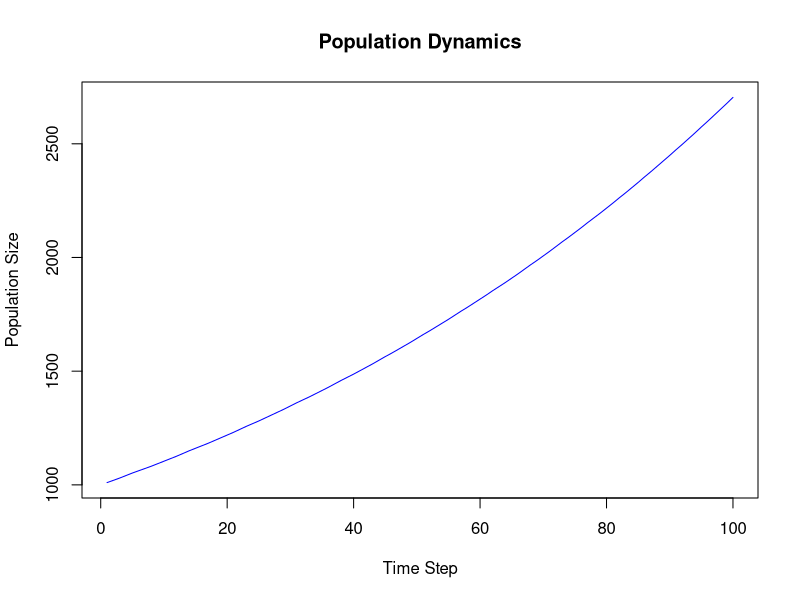
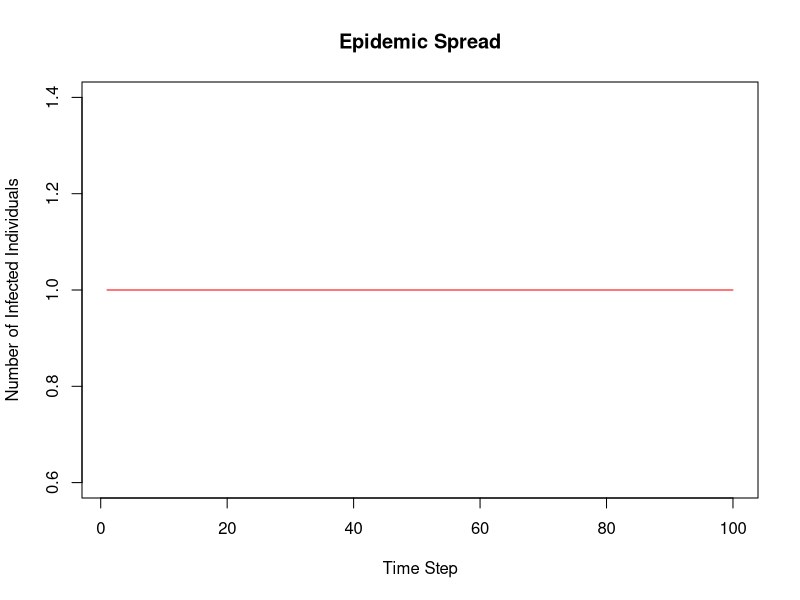
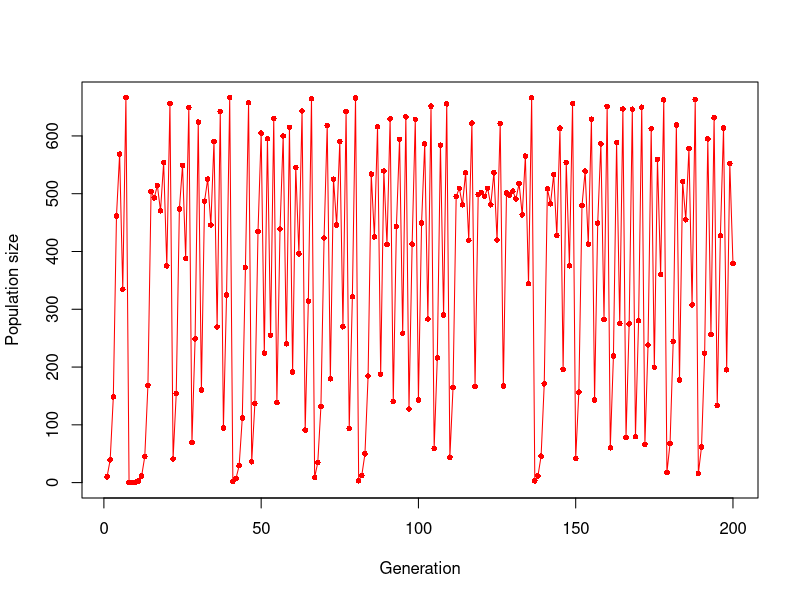

These figures' R source, in order:
#doing some exploratory work together with ChatGPT
#clear environment
rm(list=ls())

#---------set up population dynamics (not using this)
#Parameters
population_size <- 1000  # Initial population size
birth_rate <- 0.02  # Birth rate (constant)
death_rate <- 0.01  # Death rate (constant)
time_steps <- 100  # Number of simulation steps (e.g., years)

#Vector to store population size at each time step
pop_size <- numeric(time_steps)

#Run the simulation
for (t in 1:time_steps) {
  # Births and deaths
  births <- round(population_size * birth_rate)
  deaths <- round(population_size * death_rate)
  
  #Update population size
  population_size <- population_size + births - deaths
  
  #Store the population size at this time step
  pop_size[t] <- population_size}

# Plot population over time
plot(1:time_steps, pop_size, type = "l", col = "blue", 
     xlab = "Time Step", ylab = "Population Size", main = "Population Dynamics")



#---------introduce virus transmission
# Parameters for virus transmission
infection_rate <- 0.2  # Probability of infection per interaction
recovery_rate <- 0.05  # Rate at which infected recover

# Initial state
susceptible <- population_size - 1  # One infected individual to start
infected <- 1
recovered <- 0

# Initialize storage vectors
infected_data <- numeric(time_steps)  
susceptible_data <- numeric(time_steps)  

# Simulation of the epidemic
for (t in 1:time_steps) {
  # Infection process (basic example)
  new_infections <- round(susceptible * infected * infection_rate / population_size)
  new_recoveries <- round(infected * recovery_rate)
  
  # Update numbers
  susceptible <- susceptible - new_infections
  infected <- infected + new_infections - new_recoveries
  recovered <- recovered + new_recoveries
  
  # Store data
  infected_data[t] <- infected
  susceptible_data[t] <- susceptible}

# Plot epidemic over time
plot(1:time_steps, infected_data, type = "l", col = "red", 
     xlab = "Time Step", ylab = "Number of Infected Individuals", main = "Epidemic Spread")







#-----------------------trying out another population dynamics script
#Discrete-time Logistic Population Growth Simulations
#August 15, 2014
#By Stephen B. Heard
#Non-commercial use permitted.

#Set number of generations to plot
PlotGen <- 200

###Set parameters for simulation 1###

# set initial population size
N0 <- 10

#Set R
R <- 3

#Set K
K <- 500

###Run simulation###

# initialize vector to hold results 
PopSize <- N0 

# create variable to hold the current population size
PopNow <- N0 

# calculate population sizes and append to popsize
for(i in 1:PlotGen) { 
  PopNow <- PopNow + PopNow*R*(1-PopNow/K)    #discrete logistic
  if (PopNow < 0) {PopNow <- 0}
  PopSize <- c(PopSize,PopNow)                #add result to vector
}


###Plot results###

tvals <- 1:length(PopSize) #create a vector of time values equal to length of results vector

plot(tvals[1:PlotGen], PopSize[1:PlotGen],type="o",col="red", 
     xlab="Generation",ylab="Population size",pch=16,cex=.75)


#--> logistic growth equation dynamics, good to think about later!!
